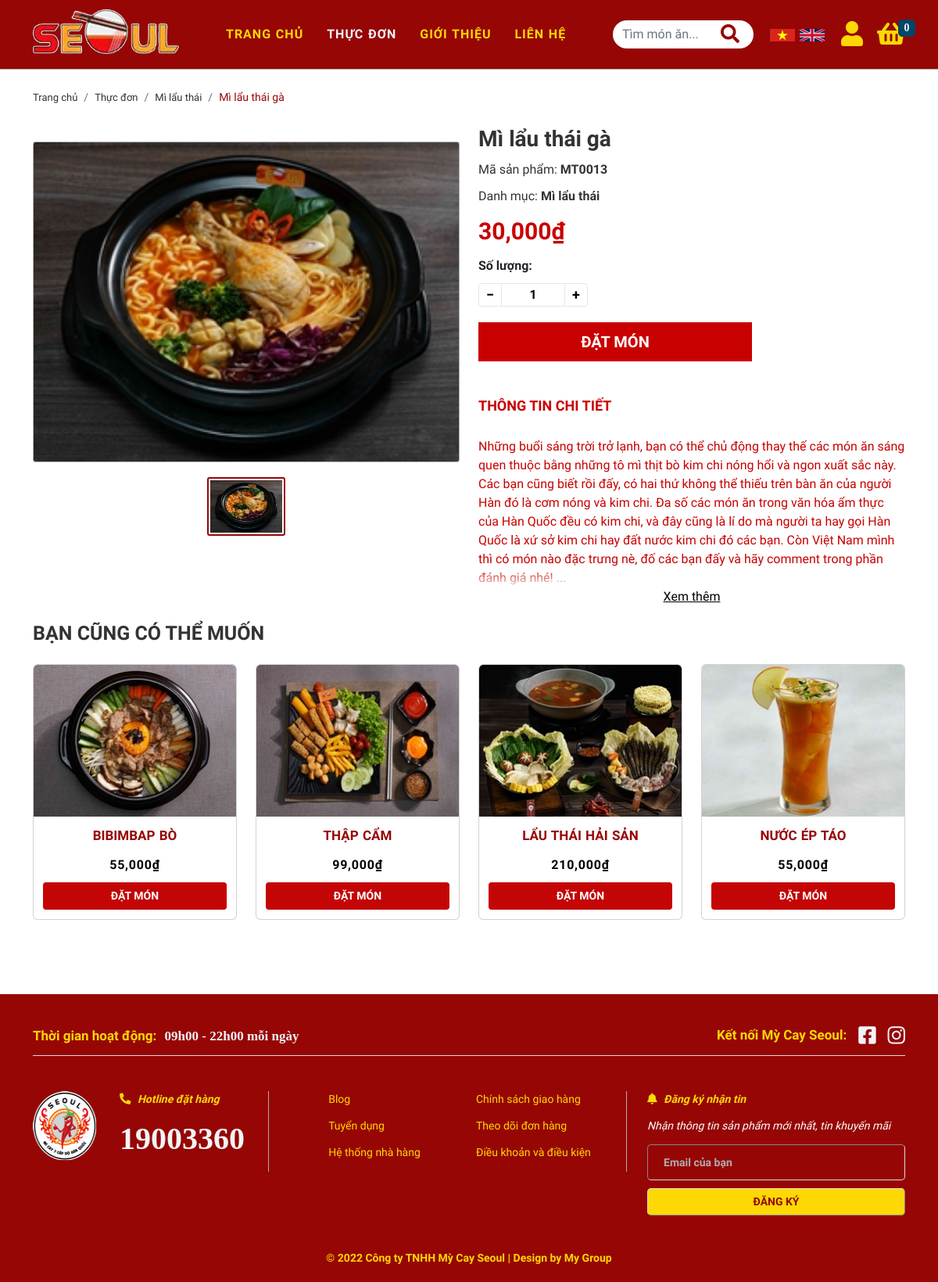
Page /index.php?quanly=sanpham&id=10013 on the committed database.
### tables this page shows
CREATE TABLE `product` (
  `id` int(11) NOT NULL,
  `product_code` varchar(100) NOT NULL,
  `category_id` int(11) NOT NULL,
  `product_name` varchar(350) NOT NULL,
  `price` int(11) NOT NULL,
  `thumbnail` varchar(500) NOT NULL,
  `description` longtext NOT NULL,
  `created_at` datetime DEFAULT NULL,
  `updated_at` datetime DEFAULT NULL,
  `status` tinyint(11) DEFAULT NULL,
  `sold` tinyint(4) NOT NULL DEFAULT 0,
  `visible` tinyint(4) NOT NULL DEFAULT 1
);

CREATE TABLE `category` (
  `id` int(11) NOT NULL,
  `name` varchar(100) NOT NULL
);

CREATE TABLE `gallery` (
  `id` int(11) NOT NULL,
  `product_id` int(11) DEFAULT NULL,
  `thumbnail` varchar(500) NOT NULL
);

### pages/product_detail.php (the view, shortened to what this page needs)
<link rel="stylesheet" href="./css/product-detail.css">
<?php
$sql_chitiet = "SELECT product.*, category.name AS category_name,gallery.thumbnail AS gallery_thumbnail FROM product,category,gallery WHERE product.category_id=category.id AND product.id= '$_GET[id]' AND product.id = gallery.product_id LIMIT 1";
$query_chitiet = mysqli_query($mysqli, $sql_chitiet);
while ($row_chitiet = mysqli_fetch_array($query_chitiet)) {
?>
    <section class="breadcrumb_section container">
        <nav aria-label="breadcrumb">
            <ol class="breadcrumb">
                <li class="breadcrumb-item"><a href="./index.php">Trang chủ</a></li>
                <li class="breadcrumb-item"><a href="./index.php?quanly=thucdon&id=0">Thực đơn</a></li>
                <li class="breadcrumb-item"><a href="./index.php?quanly=thucdon&id=<?php echo $row_chitiet['category_id'] ?>"><?php echo $row_chitiet['category_name'] ?></a></li>
                <li class="breadcrumb-item active" aria-current="page"><?php echo $row_chitiet['product_name'] ?></li>
            </ol>
        </nav>
    </section>
    <section class="product_details my-3 container ">
        <div class="product_details_content row">
            <div class="col-6 product_details_img">
                <div id="product_details_img" class="carousel slide carousel-fade" data-bs-ride="false">
                    <div class="carousel-indicators">
                        <button type="button" data-bs-target="#product_details_img" data-bs-slide-to="0" class="active b-img" aria-current="true" aria-label="Slide 1"><img src="./admin/img/upload/img_product/<?php echo $row_chitiet['thumbnail'] ?>" alt=""></button>
                    </div>
                    <div class="carousel-inner">
                        <div class="carousel-item active">
                            <img src="./admin/img/upload/img_product_gallery/<?php echo $row_chitiet['gallery_thumbnail'] ?>" class="d-block w-100" alt="img_bibimbap-bo" data-bs-toggle="modal" data-bs-target="#modal-img">
                        </div>
                    </div>
                </div>
            </div>
            <div class="col-6 product_details_info" id="myForm">
                <form action="./pages/Handle/cart_handle.php?id_product=<?php echo $row_chitiet['id'] ?>" method="post">
                    <h3><?php echo $row_chitiet['product_name'] ?></h3>
                    <p>Mã sản phẩm: <span><?php echo $row_chitiet['product_code'] ?></span></p>
                    <p>Danh mục: <span><?php echo $row_chitiet['category_name'] ?></span></p>
                    <span class="price"><span><?php echo number_format($row_chitiet['price'], 0, ',', ',') . '₫'; ?></span>
                        <div class="product_qty">
                            <div>
                                <p class="text-dark">Số lượng:</p>
                            </div>
                            <div class="qty row m-0">
                                <button class="qtyminus" aria-hidden="true">&minus;</button>
                                <input name="qty" id="qty" min="1" max="20" step="1" value="1" class="text-center">
                                <button class="qtyplus" aria-hidden="true">&plus;</button>
                            </div>
                        </div>
                        <?php
                        if (isset($_SESSION['username'])) {
                        ?> <button type="submit"  class="btn add btn-orders <?php if ($row_chitiet['status'] == 0)
                                                                                                echo 'disabled' ?>"><?php if ($row_chitiet['status'] == 0) echo 'Hết hàng';
                                                                                                                    else echo 'Đặt món'; ?> </button>
                        <?php
                        } else {
                        ?>
                            <button type="submit"  class="btn add btn-orders <?php if ($row_chitiet['status'] == 0)
                                                                                                echo 'disabled' ?>" data-bs-toggle="modal" data-bs-target="#Modalcheck-user"><?php if ($row_chitiet['status'] == 0) echo 'Hết hàng';
                                                                                                                                                                                else echo 'Đặt món'; ?> </button>
                        <?php
                        }
                        ?>
                        <div class="product_tag" id="#readmore">
                            <h4>
                                Thông tin chi tiết
                            </h4>
                            <div class="product_tag-read">
                                <p>
                                    <?php echo $row_chitiet['description'] ?>
                                    <button class="read-more">Xem thêm</button>
                                </p>
                            </div>
                        </div>
                </form>
            </div>
    </section>
    <section class="Sale container">
        <div class="sale-title"> <a title="Bạn cũng có thể muốn">Bạn cũng có thể muốn</a></div>
        <div class="owl-carousel  ">
            <?php $sql_pro = "SELECT * FROM product WHERE id != '$_GET[id]' AND status =1 ORDER BY id ASC";
            $query_pro = mysqli_query($mysqli, $sql_pro);
            $i = 0;
            while ($row_pro = mysqli_fetch_array($query_pro)) {
                $i++;
                if ($i == 10) {
                    break;
                }
            ?>
                <div class="product_content_items">
                    <div class="card">
                        <div class="product_content__img">
                            <a href="index.php?quanly=sanpham&id=<?php echo $row_pro['id'] ?>">
                                <img src="./admin/img/upload/img_product/<?php echo $row_pro['thumbnail'] ?>" class="card-img-top" alt="hình-AVTC">
                            </a>
                        </div>
                        <div class="card-body ">
                            <h5 class="card-title"><?php echo $row_pro['product_name'] ?></h5>
                            <p class="card-text"><?php echo number_format($row_pro['price'], 0, ',', ',') . '₫'; ?></p>
                            <?php
                            if (isset($_SESSION['username'])) {
                            ?>
                                <a href="./index.php?quanly=sanpham&id=<?php echo $row_pro['id'] ?>" class="btn ">Đặt món</a>
                            <?php
                            } else {
                            ?>
                                <a href="./index.php?quanly=sanpham&id=<?php echo $row_pro['id'] ?>" class="btn  <?php if ($row_pro['status'] == 0)
                                                                                                                        echo 'disabled' ?>" data-bs-toggle="modal" data-bs-target="#Modalcheck-user"><?php if ($row_pro['status'] == 0) echo 'HẾT HÀNG';
                                                                                                                                                                                                        else echo 'ĐẶT MÓN'; ?></a>
                            <?php
                            }
                            ?>
                        </div>
                    </div>
                </div>
            <?php
            }
            ?>
        </div>
    </section>
<?php
}
?>

### css/index.css (style rules this page uses)
* { box-sizing: border-box; margin: 0; padding: 0; }
html { scroll-behavior: smooth; }
body { font-family: 'Mulish', sans-serif; background-color: #fff; overflow-x: hidden; font-size: 14px; }
ul, p { margin: 0; padding: 0; }
.carousel { padding-top: 20px; }
.carousel img { height: 550px; border-radius: 5px; border: 1px solid #adadad; }
.container { margin: 0 auto; }

### css/header-footer.css (style rules this page uses)
* { box-sizing: border-box; margin: 0; padding: 0; }
html { scroll-behavior: smooth; }
body { font-family: 'Mulish', sans-serif; background-color: #fff; overflow-x: hidden; font-size: 14px; }
ul, p { margin: 0; padding: 0; }

### rows in the picture
product: category.name "Mì lẩu thái", product_name "Mì lẩu thái gà", thumbnail (picture), gallery.thumbnail (picture), product_code "MT0013", price "30,000", status "ĐẶT MÓN", description "Những buổi sáng trời trở lạnh, bạn có thể chủ động thay thế các món ăn sáng quen thuộc bằng những tô mì thịt bò kim chi nóng hổi và ngon xuất sắc này. Các bạn cũng biết rồi đấy, có hai thứ không thể thiếu trên bàn ăn của người Hàn đó là cơm nóng và kim chi. Đa số các món ăn trong văn hóa ẩm thực của Hàn Quốc đều có kim chi, và đây cũng là lí do mà người ta hay gọi Hàn Quốc là xứ sở kim chi hay đất nước kim chi đó các bạn. Còn Việt Nam mình thì có món nào đặc trưng nè, đố các bạn đấy và hãy comment trong phần đánh giá nhé! ..."
product: thumbnail (picture), product_name "BIBIMBAP BÒ", price "55,000", status "ĐẶT MÓN"
product: thumbnail (picture), product_name "THẬP CẨM", price "99,000", status "ĐẶT MÓN"
product: thumbnail (picture), product_name "LẨU THÁI HẢI SẢN", price "210,000", status "ĐẶT MÓN"
product: thumbnail (picture), product_name "NƯỚC ÉP TÁO", price "55,000", status "ĐẶT MÓN"
